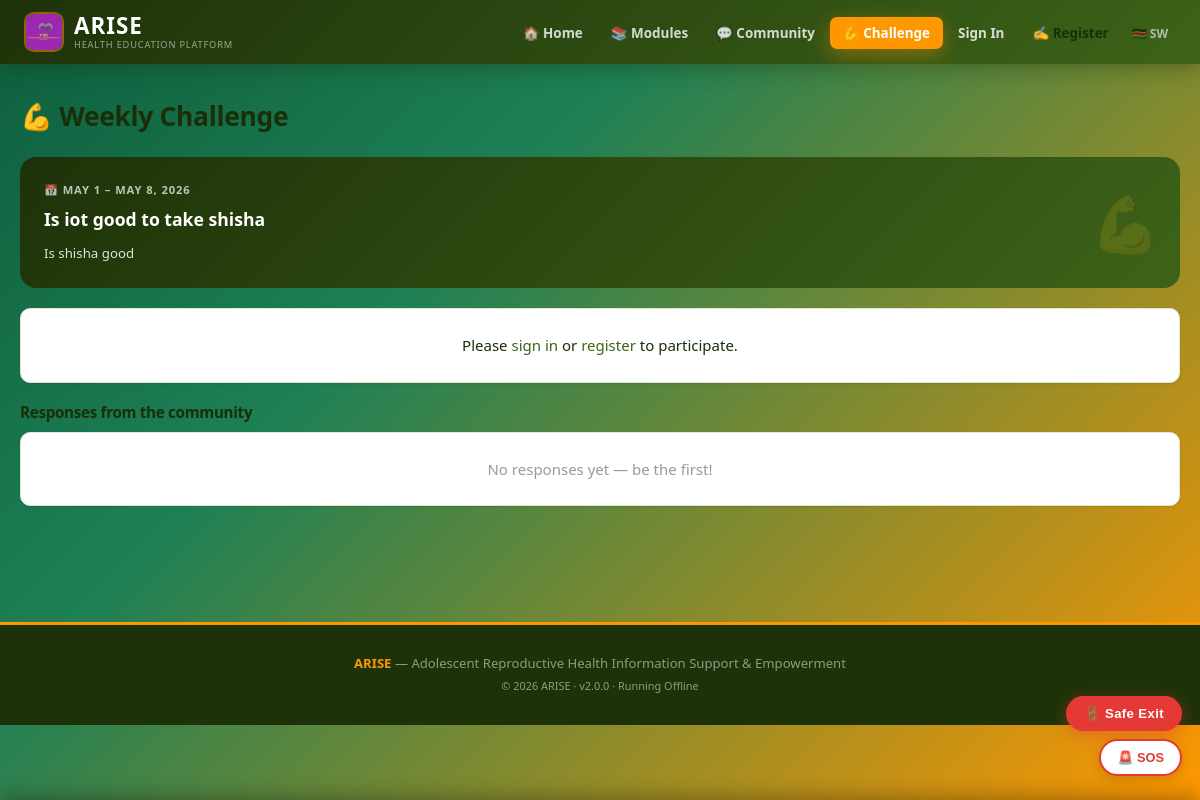
Before: /?p=challenge (signed in) with the older database file.
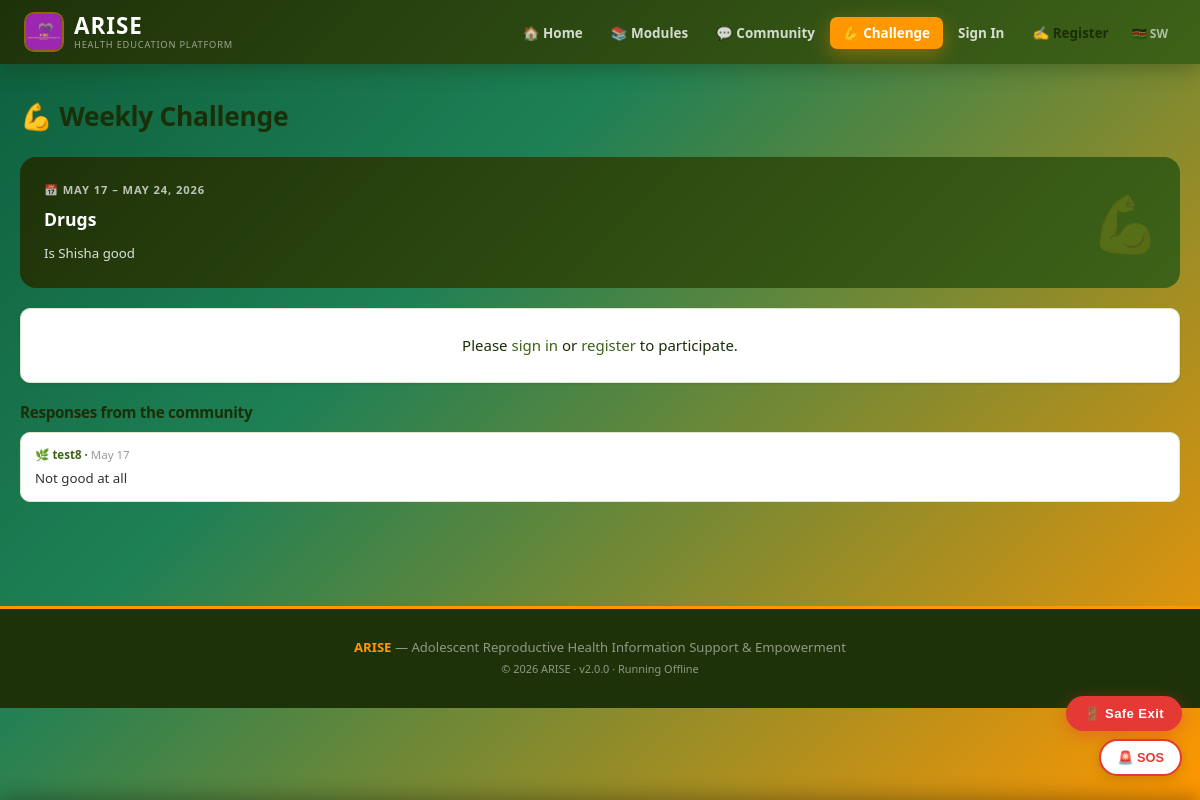
After: the same page with the newer database file.
### tables this page shows
CREATE TABLE weekly_challenges (
    id INTEGER PRIMARY KEY AUTOINCREMENT,
    title TEXT NOT NULL,
    description TEXT NOT NULL,
    module_id INTEGER,
    week_start DATE NOT NULL,
    week_end DATE NOT NULL,
    is_active INTEGER DEFAULT 1,
    created_by INTEGER,
    created_at DATETIME DEFAULT CURRENT_TIMESTAMP
);

CREATE TABLE challenge_responses (
    id INTEGER PRIMARY KEY AUTOINCREMENT,
    challenge_id INTEGER NOT NULL,
    student_id INTEGER,
    session_hash TEXT NOT NULL,
    student_name TEXT,
    response_text TEXT NOT NULL,
    word_count INTEGER DEFAULT 0,
    submitted_at DATETIME DEFAULT CURRENT_TIMESTAMP
);

### includes/config.php (called while the page is built, shortened)
<?php
function getLogoUrl(): ?string {
    foreach (['png','jpg','gif','webp','svg'] as $ext) {
        $path = LOGO_PATH . 'school_logo.' . $ext;
        if (file_exists($path)) {
            return '/arise/uploads/logos/school_logo.' . $ext . '?v=' . filemtime($path);
        }
    }
    return null;
}
function db(): SQLite3 {
    static $db = null;
    if ($db === null) {
        $db = new SQLite3(DB_PATH);
        $db->enableExceptions(true);
        $db->exec('PRAGMA journal_mode=WAL');
        $db->exec('PRAGMA foreign_keys=ON');
    }
    return $db;
}
function getSessionHash(): string {
    $h = $_SESSION['arise_hash'];
    return $h;
}
function getStudentBySession(): ?array {
    $hash = getSessionHash();
    $stmt = db()->prepare('SELECT * FROM students WHERE session_hash = :hash AND is_active = 1');
    $stmt->bindValue(':hash', $hash);
    $row = $stmt->execute()->fetchArray(SQLITE3_ASSOC);
    $sid = (int)($_SESSION['arise_student_id'] ?? 0);
    if ($sid <= 0) $sid = (int)($_COOKIE['arise_uid'] ?? 0);
    return null;
}

### public/pages/lang.php (called while the page is built, shortened)
<?php
function t(string $key): string {
    static $translations = [
        'en' => [
            'home'           => 'Home',
            'modules'        => 'Modules',
            'forum'          => 'Forum',
            'ask_us'         => 'Ask Us',
            'help'           => 'Help',
            'sign_in'        => 'Sign In',
            'register'       => 'Register',
            'sign_out'       => 'Sign Out',
            'certificates'   => 'Certs',
            'dashboard'      => 'Dashboard',
            'pre_test'       => 'Pre-Test',
            'post_test'      => 'Post-Test',
            'submit'         => 'Submit',
            'take_quiz'      => 'Take Full Quiz',
            'back_to_module' => 'Back to Module',
            'correct'        => 'Correct',
            'your_answer'    => 'your answer',
            'no_questions'   => 'No test questions for this module yet.',
            'generate_code'  => 'Generate Code',
            'start_learning' => 'Start Learning',
            'complete'       => 'Complete',
        ],
        'sw' => [
            'home'           => 'Nyumbani',
            'modules'        => 'Moduli',
            'forum'          => 'Jukwaa',
            'ask_us'         => 'Tuulize',
            'help'           => 'Msaada',
            'sign_in'        => 'Ingia',
            'register'       => 'Jisajili',
            'sign_out'       => 'Toka',
            'certificates'   => 'Vyeti',
            'dashboard'      => 'Dashibodi',
            'pre_test'       => 'Mtihani wa Kwanza',
            'post_test'      => 'Mtihani wa Mwisho',
            'submit'         => 'Wasilisha',
            'take_quiz'      => 'Chukua Mchezo Kamili',
            'back_to_module' => 'Rudi kwa Moduli',
            'correct'        => 'Sahihi',
            'your_answer'    => 'jibu lako',
            'no_questions'   => 'Hakuna maswali ya mtihani kwa moduli hii bado.',
            'generate_code'  => 'Tengeneza Msimbo',
            'start_learning' => 'Anza Kujifunza',
            'complete'       => 'Kamili',
        ],
    ];
    $lang = $_SESSION['arise_lang'] ?? 'en';
    return $translations[$lang][$key] ?? $translations['en'][$key] ?? $key;
}

### public/pages/challenge.php (the view, shortened to what this page needs)
<?php
$student = getStudentBySession();
$challenge = db()->querySingle("SELECT * FROM weekly_challenges WHERE is_active=1 AND date('now') BETWEEN week_start AND week_end ORDER BY id DESC LIMIT 1", true);
if (!$challenge) $challenge = db()->querySingle("SELECT * FROM weekly_challenges WHERE is_active=1 ORDER BY id DESC LIMIT 1", true);
$responses = $challenge ? db()->query("SELECT student_name,response_text,submitted_at FROM challenge_responses WHERE challenge_id=".intval($challenge['id'])." ORDER BY submitted_at DESC LIMIT 20") : null;
$myResp = ($challenge && $student) ? db()->querySingle("SELECT id FROM challenge_responses WHERE challenge_id=".intval($challenge['id'])." AND session_hash='".SQLite3::escapeString(getSessionHash())."'") : null;
?>
<div class="container">
  <h1 class="page-title">💪 Weekly Challenge</h1>
  <?php if ($challenge): ?>
    <div class="challenge-card">
      <div class="challenge-week">📅 <?= date('M j',strtotime($challenge['week_start'])) ?> – <?= date('M j, Y',strtotime($challenge['week_end'])) ?></div>
      <div class="challenge-title"><?= htmlspecialchars($challenge['title']) ?></div>
      <div class="challenge-desc"><?= nl2br(htmlspecialchars($challenge['description'])) ?></div>
    </div>
    <?php if (!$student): ?>
      <div class="dp-card" style="text-align:center"><p>Please <a href="/arise/?p=login">sign in</a> or <a href="/arise/?p=register">register</a> to participate.</p></div>
    <?php elseif ($myResp): ?>
      <div class="notif-banner"><div class="notif-banner-icon">✅</div><div class="notif-banner-body"><div class="notif-banner-title">You've already responded this week!</div><div class="notif-banner-text">See what others shared below.</div></div></div>
    <?php endif; ?>
    <h3 style="font-size:.95rem;font-weight:800;margin:20px 0 10px">Responses from the community</h3>
    <?php if ($responses): $count=0; while($r=$responses->fetchArray(SQLITE3_ASSOC)): $count++; ?>
      <div class="challenge-resp-item">
        <div class="crp-name">🌿 <?= htmlspecialchars($r['student_name']) ?> &middot; <span style="font-weight:400;color:#999"><?= date('M j',strtotime($r['submitted_at'])) ?></span></div>
        <div class="crp-text"><?= nl2br(htmlspecialchars($r['response_text'])) ?></div>
      </div>
    <?php endwhile; if(!$count): ?><div class="dp-card" style="text-align:center;color:#999">No responses yet — be the first!</div><?php endif; ?>
    <?php else: ?><div class="dp-card" style="text-align:center;color:#999">No responses yet — be the first!</div><?php endif; ?>
  <?php else: ?>
    <div class="dp-card" style="text-align:center"><div style="font-size:2rem;margin-bottom:10px">🗓️</div><p>No active challenge this week. Check back soon!</p></div>
  <?php endif; ?>
</div>

### public/index.php (shortened to what this page needs)
<?php
require_once __DIR__ . '/../includes/config.php';
require_once __DIR__ . '/pages/lang.php';
$page = $_GET['p'] ?? '';
$student = getStudentBySession();
$studentName = $student ? $student['full_name'] : null;
?>
<!DOCTYPE html>
<html lang="en">
<head>
    <link rel="stylesheet" href="/arise/css/style.css">
</head>
<body>
<?php $logoUrl = getLogoUrl(); ?>
<nav class="navbar">
    <div class="navbar-inner">
        <a href="/arise/" class="navbar-brand">
            <?php if ($logoUrl): ?>
                <img src="<?= $logoUrl ?>" alt="ARISE Logo">
            <?php else: ?>
                <div class="brand-icon">💜</div>
            <?php endif; ?>
            <div><h1>ARISE</h1><span>Health Education Platform</span></div>
        </a>
        <ul class="nav-links">
            <li><a href="/arise/" class="<?= $page==='home'?'active':'' ?>">🏠 <?= t('home') ?></a></li>
            <li><a href="/arise/?p=modules" class="<?= in_array($page,['modules','module','lesson'])?'active':'' ?>">📚 <?= t('modules') ?></a></li>
            <li><a href="/arise/?p=forum" class="<?= in_array($page,['forum','ask'])?'active':'' ?>" title="Community &amp; discussions">💬 Community</a></li>
            <li><a href="/arise/?p=challenge" class="<?= $page==='challenge'?'active':'' ?>" title="Weekly Challenge">💪 Challenge</a></li>
            <?php if ($studentName): ?>
                <li><a href="/arise/?p=dashboard" class="<?= in_array($page,['dashboard','my_progress'])?'active':'' ?>" style="background:rgba(245,230,66,.15);color:var(--acc);">⭐ <?= e(explode(' ',$studentName)[0]) ?></a></li>
                <li><a href="/arise/?logout=1" style="color:rgba(255,255,255,.5);font-size:.8rem;"><?= t('sign_out') ?></a></li>
            <?php else: ?>
                <li><a href="/arise/?p=login" class="<?= $page==='login'?'active':'' ?>" style="color:rgba(255,255,255,.8);"><?= t('sign_in') ?></a></li>
                <li><a href="/arise/?p=register" style="background:var(--acc);color:var(--pri-deep);font-weight:800;">✍️ <?= t('register') ?></a></li>
            <?php endif; ?>
            <li>
              <a href="/arise/?p=set_lang&lang=<?= ($_SESSION['arise_lang']??'en')==='sw'?'en':'sw' ?>"
                 style="font-size:.75rem;color:rgba(255,255,255,.6);padding:4px 8px;">
                <?= ($_SESSION['arise_lang']??'en')==='sw' ? '🇬🇧 EN' : '🇰🇪 SW' ?>
              </a>
            </li>
        </ul>
    </div>
</nav>
<?php
switch ($page) {
    case 'challenge':       include __DIR__.'/pages/challenge.php'; break;
}
?>
<footer class="footer">
    <strong>ARISE</strong> &mdash; Adolescent Reproductive Health Information Support &amp; Empowerment<br>
    <small>&copy; <?= date('Y') ?> ARISE &middot; v<?= ARISE_VERSION ?> &middot; Running Offline</small>
</footer>
<div class="float-btns" id="floatBtns">
  <button class="safe-exit-btn" onclick="safeExit()" title="Quick exit this page">&#128682; Safe Exit</button>
  <div>
    <button class="sos-btn" onclick="toggleSOS()" title="Emergency helplines">&#128680; SOS</button>
  </div>
</div>
</body>
</html>

Changed rows visible on the page:
no longer on this page (row unchanged): weekly_challenges: week_start "MAY 1", week_end "MAY 8, 2026", title "Is iot good to take shisha", description "Is shisha good"
added weekly_challenges: week_start "MAY 17", week_end "MAY 24, 2026", title "Drugs", description "Is Shisha good"
added challenge_responses: student_name "test8", submitted_at "May 17", response_text "Not good at all"
Other visible differences:
text no longer shown: "No responses yet — be the first!"
